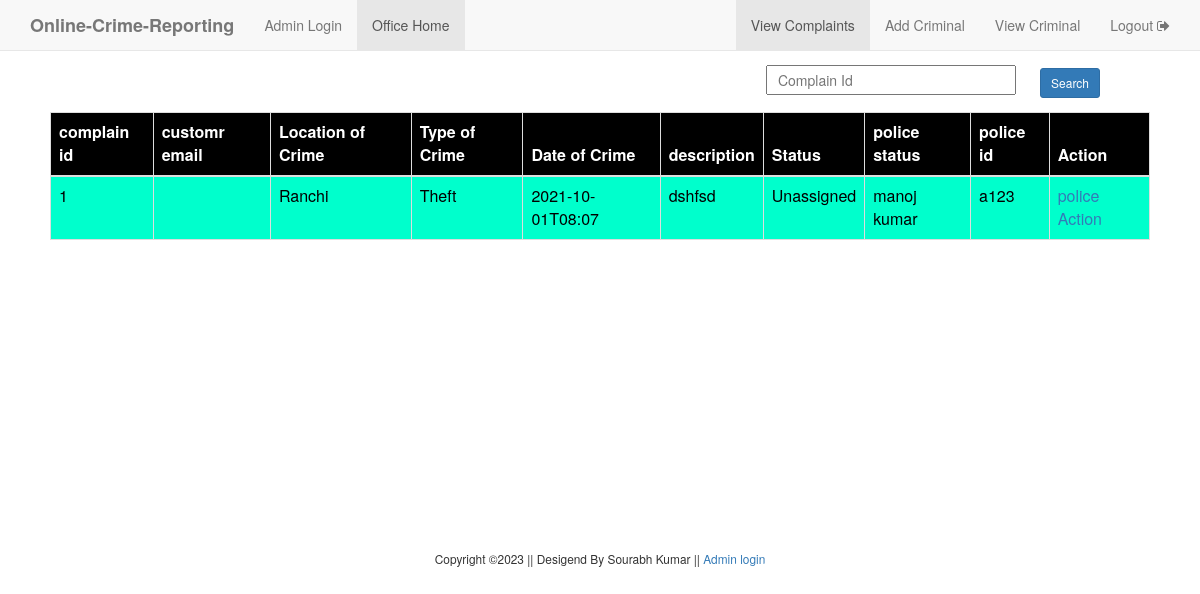
The app's page /searchuserdata.php?cid=1 with its own data.
### tables this page shows
CREATE TABLE `complaint` (
  `c_id` int(11) NOT NULL,
  `u_email` varchar(30) NOT NULL,
  `a_no` varchar(12) NOT NULL,
  `location` varchar(30) NOT NULL,
  `type_crime` varchar(30) NOT NULL,
  `d_o_c` varchar(30) NOT NULL,
  `description` varchar(255) NOT NULL,
  `inc_status` varchar(30) NOT NULL,
  `pol_status` varchar(40) NOT NULL,
  `p_id` varchar(40) NOT NULL
);

### searchuserdata.php (the view, shortened to what this page needs)
<?php
	include "header/officeheader.php";
?>
<?php
$server="localhost";
			$user="root";
			$password="";
			$db="crimepotal_final";
			$conn=mysqli_connect($server,$user,$password,$db);
				$cid=$_REQUEST['cid'];
			$q="select *from complaint where c_id=$cid";
			$qu=mysqli_query($conn,$q);
			?>
  <div>
        <form style="float: right; margin-right: 100px; margin-top: 65px;" method="post" action="searchuserdata.php">
            <input type="text" name="cid" style="width: 250px; height: 30px; color: black;" placeholder="&nbsp Complain Id" id="ciid" onfocusout="f1()" required>
            <input class="btn btn-primary btn-sm" type="submit" value="Search" style="margin-top:2px; margin-left:20px;" name="s2">
        </form>
 </div>
            <div style="padding:50px;">
      <table class="table table-bordered">
       <thead class="thead-dark" style="background-color: black; color: white;">
            <tr>
            	<th> complain id </th>
                <th> customr email </th>
                <th>Location of Crime</th>
         		 <th>Type of Crime</th>
          		<th>Date of Crime</th>
          		<th>description</th>
          		<th> Status </th>
                <th> police status </th>
                <th> police id </th>
                <th> Action </th>
            </tr>
            </thead>
            <?php
			while($rs=mysqli_fetch_assoc($qu))
			{
				?>
                 <tbody style=" background-color:#0FC ; color: black;">
                <tr>
                <td><?php echo $rs['c_id']; ?> </td>
                <td><?php echo $rs['u_email']; ?> </td>
                <td><?php echo $rs['location'];; ?> </td>
                <td> <?php echo $rs['type_crime']; ?></td>
                <td> <?php echo $rs['d_o_c']; ?></td>
                <td><?php echo $rs['description']; ?> </td>
                <td><?php echo $rs['inc_status'];?> </td>
                 <td><?php echo $rs['pol_status'];?> </td>
                  <td><?php echo $rs['p_id'];?> </td>
                  <td> <a href="police_feedback.php?id=<?php echo $rs['c_id']; ?> "> police Action </a> </td>
			</tr>
			</tbody>
			<?php
			}
			?>
            </table>
      </div>
<div style="margin-top:20%">
<?php
	include "footer/footer.php";
?>
</div>

### records on screen
complaint: c_id "1", location "Ranchi", type_crime "Theft", d_o_c "2021-10-01T08:07", description "dshfsd", inc_status "Unassigned", pol_status "manoj kumar", p "a123"
